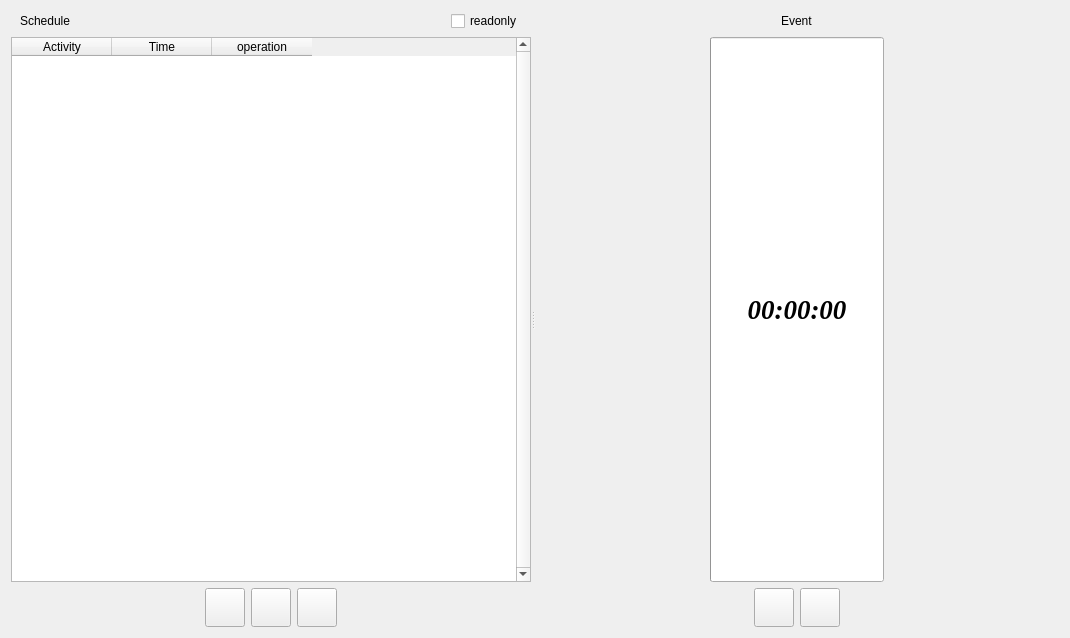
<?xml version="1.0" encoding="UTF-8"?>
<ui version="4.0">
 <class>WorkoutTimerInterface</class>
 <widget class="QWidget" name="WorkoutTimerInterface">
  <property name="geometry">
   <rect>
    <x>0</x>
    <y>0</y>
    <width>1070</width>
    <height>638</height>
   </rect>
  </property>
  <property name="windowTitle">
   <string>Workout Timer</string>
  </property>
  <layout class="QHBoxLayout" name="horizontalLayout_4">
   <item>
    <widget class="QSplitter" name="splitter">
     <property name="frameShape">
      <enum>QFrame::NoFrame</enum>
     </property>
     <property name="orientation">
      <enum>Qt::Horizontal</enum>
     </property>
     <widget class="QWidget" name="widget_2" native="true">
      <property name="sizePolicy">
       <sizepolicy hsizetype="Preferred" vsizetype="Preferred">
        <horstretch>0</horstretch>
        <verstretch>0</verstretch>
       </sizepolicy>
      </property>
      <property name="autoFillBackground">
       <bool>false</bool>
      </property>
      <layout class="QVBoxLayout" name="verticalLayout_2" stretch="0,1,0">
       <property name="leftMargin">
        <number>0</number>
       </property>
       <property name="topMargin">
        <number>0</number>
       </property>
       <property name="rightMargin">
        <number>0</number>
       </property>
       <property name="bottomMargin">
        <number>0</number>
       </property>
       <item>
        <layout class="QHBoxLayout" name="horizontalLayout_8">
         <property name="leftMargin">
          <number>9</number>
         </property>
         <property name="rightMargin">
          <number>9</number>
         </property>
         <item>
          <widget class="LargeTitleLabel" name="LargeTitleLabel">
           <property name="text">
            <string>Schedule</string>
           </property>
          </widget>
         </item>
         <item>
          <spacer name="horizontalSpacer_9">
           <property name="orientation">
            <enum>Qt::Horizontal</enum>
           </property>
           <property name="sizeHint" stdset="0">
            <size>
             <width>40</width>
             <height>20</height>
            </size>
           </property>
          </spacer>
         </item>
         <item>
          <widget class="CheckBox" name="checkBox_readonly">
           <property name="sizePolicy">
            <sizepolicy hsizetype="Minimum" vsizetype="Expanding">
             <horstretch>0</horstretch>
             <verstretch>0</verstretch>
            </sizepolicy>
           </property>
           <property name="text">
            <string>readonly</string>
           </property>
           <property name="iconSize">
            <size>
             <width>16</width>
             <height>16</height>
            </size>
           </property>
          </widget>
         </item>
        </layout>
       </item>
       <item>
        <widget class="QStackedWidget" name="stacked_widget">
         <property name="currentIndex">
          <number>0</number>
         </property>
         <widget class="QWidget" name="page">
          <layout class="QHBoxLayout" name="horizontalLayout_5">
           <property name="leftMargin">
            <number>0</number>
           </property>
           <property name="topMargin">
            <number>0</number>
           </property>
           <property name="rightMargin">
            <number>0</number>
           </property>
           <property name="bottomMargin">
            <number>0</number>
           </property>
           <item>
            <widget class="ScheduleTableWidget" name="widget_schedule">
             <property name="minimumSize">
              <size>
               <width>520</width>
               <height>0</height>
              </size>
             </property>
             <property name="verticalScrollBarPolicy">
              <enum>Qt::ScrollBarAlwaysOn</enum>
             </property>
             <property name="horizontalScrollBarPolicy">
              <enum>Qt::ScrollBarAsNeeded</enum>
             </property>
             <property name="sizeAdjustPolicy">
              <enum>QAbstractScrollArea::AdjustIgnored</enum>
             </property>
             <property name="editTriggers">
              <set>QAbstractItemView::DoubleClicked</set>
             </property>
             <property name="alternatingRowColors">
              <bool>true</bool>
             </property>
             <property name="selectionMode">
              <enum>QAbstractItemView::SingleSelection</enum>
             </property>
             <property name="selectionBehavior">
              <enum>QAbstractItemView::SelectRows</enum>
             </property>
             <property name="verticalScrollMode">
              <enum>QAbstractItemView::ScrollPerPixel</enum>
             </property>
             <property name="horizontalScrollMode">
              <enum>QAbstractItemView::ScrollPerPixel</enum>
             </property>
             <property name="showGrid">
              <bool>false</bool>
             </property>
             <property name="gridStyle">
              <enum>Qt::SolidLine</enum>
             </property>
             <property name="rowCount">
              <number>0</number>
             </property>
             <attribute name="horizontalHeaderCascadingSectionResizes">
              <bool>true</bool>
             </attribute>
             <column>
              <property name="text">
               <string>Activity</string>
              </property>
             </column>
             <column>
              <property name="text">
               <string>Time</string>
              </property>
             </column>
             <column>
              <property name="text">
               <string>operation</string>
              </property>
             </column>
            </widget>
           </item>
          </layout>
         </widget>
         <widget class="QWidget" name="page_2">
          <layout class="QHBoxLayout" name="horizontalLayout_6">
           <property name="leftMargin">
            <number>0</number>
           </property>
           <property name="topMargin">
            <number>0</number>
           </property>
           <property name="rightMargin">
            <number>0</number>
           </property>
           <property name="bottomMargin">
            <number>0</number>
           </property>
           <item>
            <widget class="TableWidget" name="widget_schedule_readonly">
             <property name="verticalScrollBarPolicy">
              <enum>Qt::ScrollBarAlwaysOn</enum>
             </property>
             <property name="horizontalScrollBarPolicy">
              <enum>Qt::ScrollBarAsNeeded</enum>
             </property>
             <property name="editTriggers">
              <set>QAbstractItemView::NoEditTriggers</set>
             </property>
             <property name="selectionMode">
              <enum>QAbstractItemView::SingleSelection</enum>
             </property>
             <column>
              <property name="text">
               <string>Activity</string>
              </property>
             </column>
             <column>
              <property name="text">
               <string>Time</string>
              </property>
             </column>
            </widget>
           </item>
          </layout>
         </widget>
        </widget>
       </item>
       <item>
        <widget class="QWidget" name="widget_buttons" native="true">
         <layout class="QHBoxLayout" name="horizontalLayout">
          <property name="leftMargin">
           <number>0</number>
          </property>
          <property name="topMargin">
           <number>0</number>
          </property>
          <property name="rightMargin">
           <number>0</number>
          </property>
          <property name="bottomMargin">
           <number>0</number>
          </property>
          <item>
           <spacer name="horizontalSpacer">
            <property name="orientation">
             <enum>Qt::Horizontal</enum>
            </property>
            <property name="sizeHint" stdset="0">
             <size>
              <width>164</width>
              <height>20</height>
             </size>
            </property>
           </spacer>
          </item>
          <item>
           <widget class="ToolButton" name="button_add_row">
            <property name="toolTip">
             <string>Add new event</string>
            </property>
            <property name="iconSize">
             <size>
              <width>32</width>
              <height>32</height>
             </size>
            </property>
           </widget>
          </item>
          <item>
           <widget class="ToolButton" name="button_save">
            <property name="toolTip">
             <string>Save as json file</string>
            </property>
            <property name="iconSize">
             <size>
              <width>32</width>
              <height>32</height>
             </size>
            </property>
           </widget>
          </item>
          <item>
           <widget class="ToolButton" name="button_load">
            <property name="toolTip">
             <string>Load from json file</string>
            </property>
            <property name="iconSize">
             <size>
              <width>32</width>
              <height>32</height>
             </size>
            </property>
           </widget>
          </item>
          <item>
           <spacer name="horizontalSpacer_2">
            <property name="orientation">
             <enum>Qt::Horizontal</enum>
            </property>
            <property name="sizeHint" stdset="0">
             <size>
              <width>40</width>
              <height>20</height>
             </size>
            </property>
           </spacer>
          </item>
         </layout>
        </widget>
       </item>
      </layout>
     </widget>
     <widget class="QWidget" name="widget" native="true">
      <property name="sizePolicy">
       <sizepolicy hsizetype="Preferred" vsizetype="Preferred">
        <horstretch>100</horstretch>
        <verstretch>0</verstretch>
       </sizepolicy>
      </property>
      <layout class="QVBoxLayout" name="verticalLayout" stretch="0,1,0">
       <property name="leftMargin">
        <number>0</number>
       </property>
       <property name="topMargin">
        <number>0</number>
       </property>
       <property name="rightMargin">
        <number>0</number>
       </property>
       <property name="bottomMargin">
        <number>0</number>
       </property>
       <item>
        <layout class="QHBoxLayout" name="horizontalLayout_7">
         <item>
          <spacer name="horizontalSpacer_7">
           <property name="orientation">
            <enum>Qt::Horizontal</enum>
           </property>
           <property name="sizeHint" stdset="0">
            <size>
             <width>40</width>
             <height>20</height>
            </size>
           </property>
          </spacer>
         </item>
         <item>
          <widget class="LargeTitleLabel" name="label_event">
           <property name="sizePolicy">
            <sizepolicy hsizetype="Preferred" vsizetype="Fixed">
             <horstretch>0</horstretch>
             <verstretch>0</verstretch>
            </sizepolicy>
           </property>
           <property name="text">
            <string>Event</string>
           </property>
          </widget>
         </item>
         <item>
          <spacer name="horizontalSpacer_8">
           <property name="orientation">
            <enum>Qt::Horizontal</enum>
           </property>
           <property name="sizeHint" stdset="0">
            <size>
             <width>40</width>
             <height>20</height>
            </size>
           </property>
          </spacer>
         </item>
        </layout>
       </item>
       <item>
        <layout class="QHBoxLayout" name="horizontalLayout_2">
         <item>
          <spacer name="horizontalSpacer_5">
           <property name="orientation">
            <enum>Qt::Horizontal</enum>
           </property>
           <property name="sizeHint" stdset="0">
            <size>
             <width>40</width>
             <height>20</height>
            </size>
           </property>
          </spacer>
         </item>
         <item>
          <widget class="TimerRing" name="timer_ring">
           <property name="sizePolicy">
            <sizepolicy hsizetype="Expanding" vsizetype="Expanding">
             <horstretch>0</horstretch>
             <verstretch>0</verstretch>
            </sizepolicy>
           </property>
           <property name="font">
            <font>
             <family>Times New Roman</family>
             <pointsize>20</pointsize>
             <italic>true</italic>
             <bold>true</bold>
             <underline>false</underline>
             <strikeout>false</strikeout>
            </font>
           </property>
           <property name="value">
            <number>0</number>
           </property>
           <property name="format">
            <string notr="true">00:00:00</string>
           </property>
          </widget>
         </item>
         <item>
          <spacer name="horizontalSpacer_6">
           <property name="orientation">
            <enum>Qt::Horizontal</enum>
           </property>
           <property name="sizeHint" stdset="0">
            <size>
             <width>40</width>
             <height>20</height>
            </size>
           </property>
          </spacer>
         </item>
        </layout>
       </item>
       <item>
        <layout class="QHBoxLayout" name="horizontalLayout_3">
         <item>
          <spacer name="horizontalSpacer_3">
           <property name="orientation">
            <enum>Qt::Horizontal</enum>
           </property>
           <property name="sizeHint" stdset="0">
            <size>
             <width>40</width>
             <height>20</height>
            </size>
           </property>
          </spacer>
         </item>
         <item>
          <widget class="ToolButton" name="button_timer">
           <property name="toolTip">
            <string>Play</string>
           </property>
           <property name="iconSize">
            <size>
             <width>32</width>
             <height>32</height>
            </size>
           </property>
           <property name="shortcut">
            <string notr="true">Space</string>
           </property>
          </widget>
         </item>
         <item>
          <widget class="ToolButton" name="button_reset">
           <property name="toolTip">
            <string>Reset</string>
           </property>
           <property name="iconSize">
            <size>
             <width>32</width>
             <height>32</height>
            </size>
           </property>
          </widget>
         </item>
         <item>
          <spacer name="horizontalSpacer_4">
           <property name="orientation">
            <enum>Qt::Horizontal</enum>
           </property>
           <property name="sizeHint" stdset="0">
            <size>
             <width>40</width>
             <height>20</height>
            </size>
           </property>
          </spacer>
         </item>
        </layout>
       </item>
      </layout>
     </widget>
    </widget>
   </item>
  </layout>
 </widget>
 <customwidgets>
  <customwidget>
   <class>CheckBox</class>
   <extends>QCheckBox</extends>
   <header>qfluentwidgets</header>
  </customwidget>
  <customwidget>
   <class>ToolButton</class>
   <extends>QToolButton</extends>
   <header>qfluentwidgets</header>
  </customwidget>
  <customwidget>
   <class>LargeTitleLabel</class>
   <extends>QLabel</extends>
   <header>qfluentwidgets</header>
  </customwidget>
  <customwidget>
   <class>TableWidget</class>
   <extends>QTableWidget</extends>
   <header>qfluentwidgets</header>
  </customwidget>
  <customwidget>
   <class>TimerRing</class>
   <extends>QProgressBar</extends>
   <header>timer_ring.h</header>
  </customwidget>
  <customwidget>
   <class>ScheduleTableWidget</class>
   <extends>QTableWidget</extends>
   <header>schedule_table_widget.h</header>
   <slots>
    <slot>add_empty_row()</slot>
   </slots>
  </customwidget>
 </customwidgets>
 <resources/>
 <connections>
  <connection>
   <sender>button_add_row</sender>
   <signal>clicked()</signal>
   <receiver>widget_schedule</receiver>
   <slot>add_empty_row()</slot>
   <hints>
    <hint type="sourcelabel">
     <x>227</x>
     <y>584</y>
    </hint>
    <hint type="destinationlabel">
     <x>230</x>
     <y>523</y>
    </hint>
   </hints>
  </connection>
  <connection>
   <sender>button_timer</sender>
   <signal>clicked()</signal>
   <receiver>WorkoutTimerInterface</receiver>
   <slot>play()</slot>
   <hints>
    <hint type="sourcelabel">
     <x>803</x>
     <y>604</y>
    </hint>
    <hint type="destinationlabel">
     <x>878</x>
     <y>631</y>
    </hint>
   </hints>
  </connection>
  <connection>
   <sender>button_reset</sender>
   <signal>clicked()</signal>
   <receiver>WorkoutTimerInterface</receiver>
   <slot>reset()</slot>
   <hints>
    <hint type="sourcelabel">
     <x>862</x>
     <y>606</y>
    </hint>
    <hint type="destinationlabel">
     <x>1064</x>
     <y>607</y>
    </hint>
   </hints>
  </connection>
  <connection>
   <sender>checkBox_readonly</sender>
   <signal>toggled(bool)</signal>
   <receiver>WorkoutTimerInterface</receiver>
   <slot>set_readonly(bool)</slot>
   <hints>
    <hint type="sourcelabel">
     <x>567</x>
     <y>31</y>
    </hint>
    <hint type="destinationlabel">
     <x>586</x>
     <y>5</y>
    </hint>
   </hints>
  </connection>
  <connection>
   <sender>button_save</sender>
   <signal>clicked()</signal>
   <receiver>WorkoutTimerInterface</receiver>
   <slot>save_as_json()</slot>
   <hints>
    <hint type="sourcelabel">
     <x>306</x>
     <y>598</y>
    </hint>
    <hint type="destinationlabel">
     <x>298</x>
     <y>632</y>
    </hint>
   </hints>
  </connection>
  <connection>
   <sender>button_load</sender>
   <signal>clicked()</signal>
   <receiver>WorkoutTimerInterface</receiver>
   <slot>load_from_json()</slot>
   <hints>
    <hint type="sourcelabel">
     <x>376</x>
     <y>609</y>
    </hint>
    <hint type="destinationlabel">
     <x>374</x>
     <y>633</y>
    </hint>
   </hints>
  </connection>
 </connections>
 <slots>
  <slot>play()</slot>
  <slot>reset()</slot>
  <slot>set_readonly(bool)</slot>
  <slot>save_as_json()</slot>
  <slot>load_from_json()</slot>
 </slots>
</ui>
